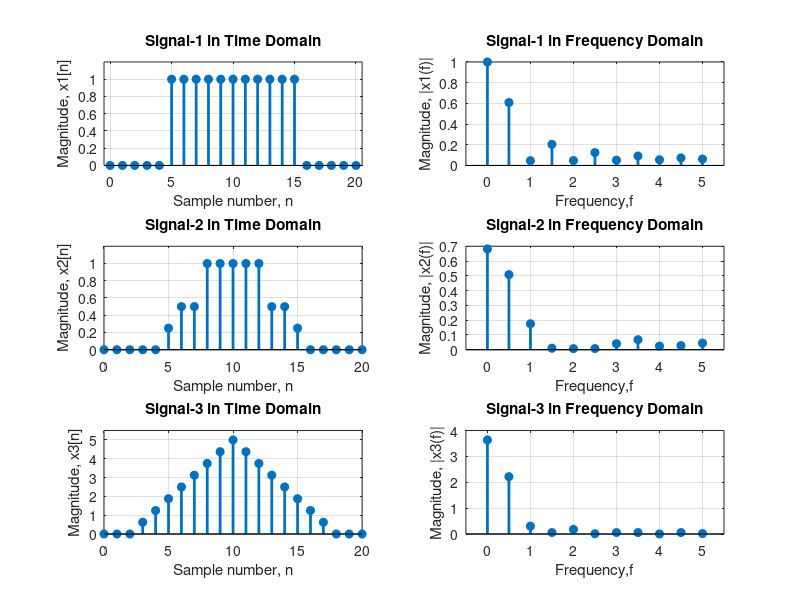

This figure's MATLAB source:
clc; 
clear all; 
close all;
t = 0:1:20; % Time stamp
% Signal-1
x1 = zeros(size(t));
x1(6:16) = ones(1,11); % Defining the rectangular signal
subplot(3,2,1),
stem(t,x1,'filled','linewidth',2)
title('Signal-1 in Time Domain'),
grid on
xlim([t(1)-0.5 t(end)+0.5])
ylim([0 max(x1)+0.2])
xlabel('Sample number, n'),
ylabel('Magnitude, x1[n]')
xf1 = abs(fft(x1))/ceil(length(t)/2); % Transforming the signal in frequency domain
xf1 = xf1(1:11);
f = linspace(0,5,11);
subplot(3,2,2), 
stem(f,xf1,'filled','linewidth',2)
title('Signal-1 in Frequency Domain')
xlim([f(1)-0.5 f(end)+0.5]),
grid on
xlabel('Frequency,f'),
ylabel('Magnitude, |x1(f)|')
% Signal-2
x2 = zeros(size(t));
x2(9:13) = ones(1,5); % Defining the signal
x2(7:8) = ones(1,2)/2; 
x2(14:15) = ones(1,2)/2; % Defining the signal
x2(6) = 1/4; x2(16) = 1/4; % Defining thesignal
subplot(3,2,3), 
stem(t,x2,'filled','linewidth',2)
title('Signal-2 in Time Domain'),
grid on
ylim([0 max(x2)+0.2])
xlabel('Sample number, n'), 
ylabel('Magnitude, x2[n]')
xf2 = abs(fft(x2))/ceil(length(t)/2);  % Transforming the signal in frequency domain
xf2 = xf2(1:11);
subplot(3,2,4), 
stem(f,xf2,'filled','linewidth',2)
title('Signal-2 in Frequency Domain')
xlim([f(1)-0.5 f(end)+0.5]),
grid on
xlabel('Frequency,f'), 
ylabel('Magnitude, |x2(f)|')
% Signal-3
x3 = zeros(size(t));
x3(3:11)=linspace(0,5,9); % Defining the triangular signal
x3(11:end-2)=linspace(5,0,9); % Defining the triangular signal
subplot(3,2,5), 
stem(t,x3,'filled','linewidth',2)
title('Signal-3 in Time Domain'),
grid on
ylim([0 max(x3)+0.5])
xlabel('Sample number, n'), 
ylabel('Magnitude, x3[n]')
xf3 = abs(fft(x3))/ceil(length(t)/2);  % Transforming the signal in frequency domain
xf3 = xf3(1:11);
subplot(3,2,6), 
stem(f,xf3,'filled','linewidth',2)
title('Signal-3 in Frequency Domain')
xlim([f(1)-0.5 f(end)+0.5]),
grid on
xlabel('Frequency,f'), 
ylabel('Magnitude, |x3(f)|')
